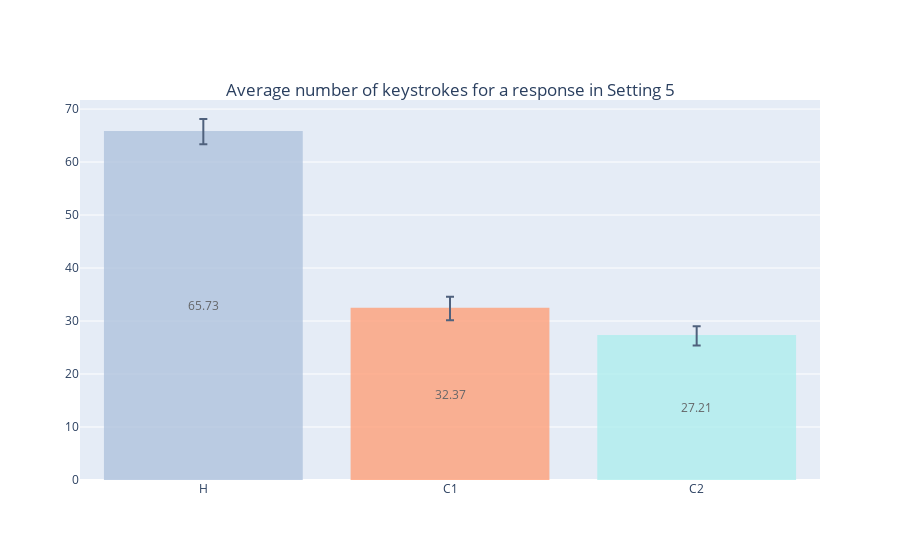

Notebook source saved alongside this figure:
### Code cell
colors = ['#B0C4DE', 'lightsalmon', '#AFEEEE']

x = ['H', 'C1', 'C2']
y = [Set1, sugg1, autoSugg1]

yErorr = [np.std(z)/math.sqrt(len(z)) for z in y] 

y = [round(statistics.mean(z), 2) for z in y]

fig = go.Figure()
fig.add_trace(go.Bar(
    name='Setting 5',
    x=x, y=y, text=y, textposition='inside',insidetextanchor='middle',
    marker_color=colors,
    marker_line_color=colors, marker_line_width=1.5, opacity=0.8,
    error_y=dict(type='data', array=yErorr)
))

fig.update_layout(
    title={
        'text': 'Average number of keystrokes for a response in Setting 5',
        'y':0.85,
        'x':0.5,
        'xanchor': 'center',
        'yanchor': 'top'})

fig.show()

### Figure 1 — Plotly figure (JSON) as saved in the notebook; plotly's stock layout.template omitted (floating-point values rounded to 4 significant figures)
{"data": [{"error_y": {"array": [2.392, 2.231, 1.817], "type": "data"}, "insidetextanchor": "middle", "marker": {"color": ["#B0C4DE", "lightsalmon", "#AFEEEE"], "line": {"color": ["#B0C4DE", "lightsalmon", "#AFEEEE"], "width": 1.5}}, "name": "Setting 5", "opacity": 0.8, "text": ["65.73", "32.37", "27.21"], "textposition": "inside", "type": "bar", "x": ["H", "C1", "C2"], "y": [65.73, 32.37, 27.21]}], "layout": {"title": {"text": "Average number of keystrokes for a response in Setting 5", "x": 0.5, "xanchor": "center", "y": 0.85, "yanchor": "top"}}}
